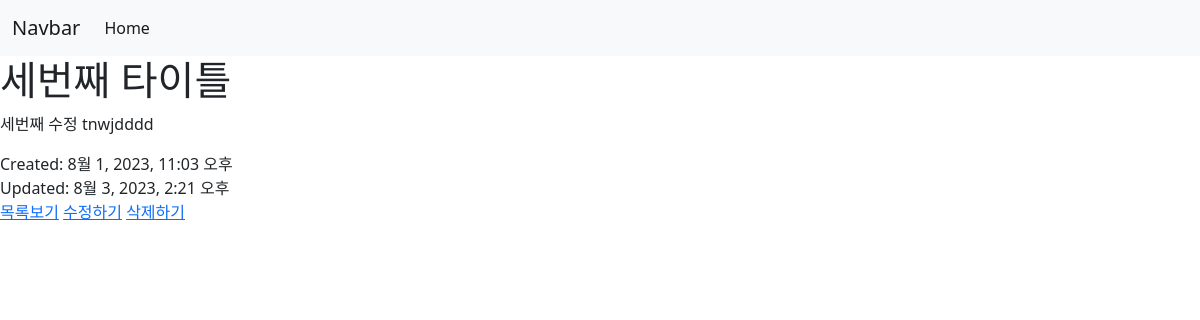
Page /3 on the committed database.
### todoapp/models.py (models this page shows, shortened)
class ToDo(models.Model):
    title = models.CharField(max_length=100)
    description = models.CharField(max_length=1000)
    created_at = models.DateTimeField(auto_now_add=True, null=True) # 해당 레코드 생성시 현재 시간 자동저장
    updated_at = models.DateTimeField(auto_now=True, null=True) # 해당 레코드 갱신시 현재 시간 자동저장

### todoapp/views.py (the view)
# urls.py: path('<int:id>', views.todo_view, name='todo_view'), # todo/<int:id> todo 생략 가능
def todo_view(request, id):
    todo = get_object_or_404(ToDo, id=id)
    return render(request, 'todo/todo_view.html', {'todo': todo})

### todoapp/templates/todo/todo_view.html
{% extends 'todo/base.html' %}
{% block content %}
    <h1>{{ todo.title }}</h1>
    <p>{{ todo.description }}</p>
    <label>Created: {{ todo.created_at }}</label>
    <br>
    <label>Updated: {{ todo.updated_at }}</label>
    <br>
    <a href="{% url 'todo' %}">목록보기</a>
    <a href="{% url 'update' id=todo.id %}">수정하기</a>
    <a href="{% url 'delete' id=todo.id %}">삭제하기</a>
{% endblock %}

### rows in the picture
ToDo: title "세번째 타이틀", description "세번째 수정 tnwjdddd", created_at "8월 1, 2023, 11:03 오후", updated_at "8월 3, 2023, 2:21 오후"
